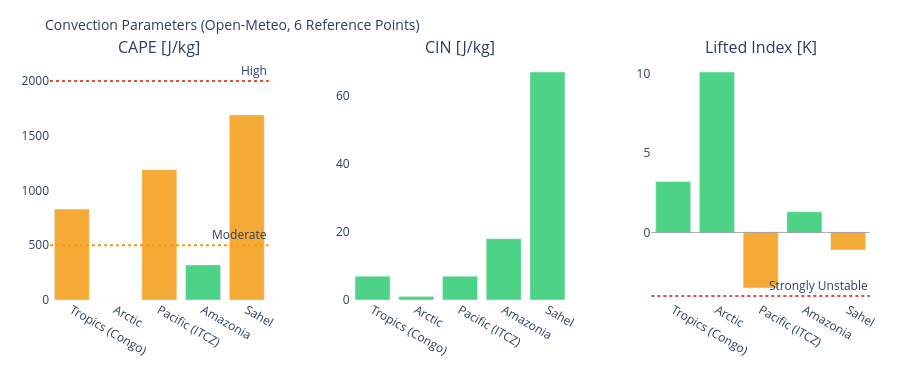

This figure's notebook cell:
### Markdown cell above
---
## 3. Visualizations

### Code cell
# ============================================================
# CAPE / CIN / LIFTED INDEX – Convection potential
# ============================================================

if not df_atm.empty:
    fig = make_subplots(
        rows=1, cols=3,
        subplot_titles=['CAPE [J/kg]', 'CIN [J/kg]', 'Lifted Index [K]'],
        horizontal_spacing=0.1
    )
    pts = df_atm['point'].tolist()
    pt_colors = ['#E85D24','#185FA5','#888780','#378ADD','#639922','#F2A623']

    # CAPE – höher = mehr Gewitterpotential
    cape_vals = df_atm['cape'].fillna(0).tolist()
    cape_colors = ['#e74c3c' if v > 2000 else '#f39c12' if v > 500 else '#2ecc71'
                   for v in cape_vals]
    fig.add_trace(go.Bar(x=pts, y=cape_vals, marker_color=cape_colors,
                         opacity=0.85, showlegend=False), row=1, col=1)
    fig.add_hline(y=2000, line_dash='dot', line_color='#e74c3c',
                  annotation_text='High', row=1, col=1)
    fig.add_hline(y=500,  line_dash='dot', line_color='#f39c12',
                  annotation_text='Moderate', row=1, col=1)

    # CIN – negativer = stärker gedeckelt (weniger Auslöse)
    cin_vals = df_atm['cin'].fillna(0).tolist()
    cin_colors = ['#e74c3c' if v < -200 else '#f39c12' if v < -50 else '#2ecc71'
                  for v in cin_vals]
    fig.add_trace(go.Bar(x=pts, y=cin_vals, marker_color=cin_colors,
                         opacity=0.85, showlegend=False), row=1, col=2)

    # Lifted Index – negativ = instabil
    li_vals = df_atm['li'].fillna(0).tolist()
    li_colors = ['#e74c3c' if v < -4 else '#f39c12' if v < 0 else '#2ecc71'
                 for v in li_vals]
    fig.add_trace(go.Bar(x=pts, y=li_vals, marker_color=li_colors,
                         opacity=0.85, showlegend=False), row=1, col=3)
    fig.add_hline(y=0, line_color='gray', line_width=0.7, row=1, col=3)
    fig.add_hline(y=-4, line_dash='dot', line_color='#e74c3c',
                  annotation_text='Strongly Unstable', row=1, col=3)

    fig.update_layout(
        title=dict(text='Convection Parameters (Open-Meteo, 6 Reference Points)', font=dict(size=14)),
        height=380, plot_bgcolor='rgba(0,0,0,0)', paper_bgcolor='rgba(0,0,0,0)',
        margin=dict(l=50, r=30, t=60, b=80)
    )
    fig.update_xaxes(tickangle=30)
    fig.show()

### Figure 1 — Plotly figure (JSON) as saved in the notebook; plotly's stock layout.template omitted (floating-point values rounded to 4 significant figures)
{"data": [{"marker": {"color": ["#f39c12", "#2ecc71", "#f39c12", "#2ecc71", "#f39c12"]}, "opacity": 0.85, "showlegend": false, "type": "bar", "x": ["Tropics (Congo)", "Arctic", "Pacific (ITCZ)", "Amazonia", "Sahel"], "xaxis": "x", "y": [830.0, 0.0, 1190.0, 320.0, 1690.0], "yaxis": "y"}, {"marker": {"color": ["#2ecc71", "#2ecc71", "#2ecc71", "#2ecc71", "#2ecc71"]}, "opacity": 0.85, "showlegend": false, "type": "bar", "x": ["Tropics (Congo)", "Arctic", "Pacific (ITCZ)", "Amazonia", "Sahel"], "xaxis": "x2", "y": [7.0, 1.0, 7.0, 18.0, 67.0], "yaxis": "y2"}, {"marker": {"color": ["#2ecc71", "#2ecc71", "#f39c12", "#2ecc71", "#f39c12"]}, "opacity": 0.85, "showlegend": false, "type": "bar", "x": ["Tropics (Congo)", "Arctic", "Pacific (ITCZ)", "Amazonia", "Sahel"], "xaxis": "x3", "y": [3.2, 10.1, -3.5, 1.3, -1.1], "yaxis": "y3"}], "layout": {"annotations": [{"font": {"size": 16}, "showarrow": false, "text": "CAPE [J/kg]", "x": 0.1333, "xanchor": "center", "xref": "paper", "y": 1.0, "yanchor": "bottom", "yref": "paper"}, {"font": {"size": 16}, "showarrow": false, "text": "CIN [J/kg]", "x": 0.5, "xanchor": "center", "xref": "paper", "y": 1.0, "yanchor": "bottom", "yref": "paper"}, {"font": {"size": 16}, "showarrow": false, "text": "Lifted Index [K]", "x": 0.8667, "xanchor": "center", "xref": "paper", "y": 1.0, "yanchor": "bottom", "yref": "paper"}, {"showarrow": false, "text": "High", "x": 1, "xanchor": "right", "xref": "x domain", "y": 2000, "yanchor": "bottom", "yref": "y"}, {"showarrow": false, "text": "Moderate", "x": 1, "xanchor": "right", "xref": "x domain", "y": 500, "yanchor": "bottom", "yref": "y"}, {"showarrow": false, "text": "Strongly Unstable", "x": 1, "xanchor": "right", "xref": "x3 domain", "y": -4, "yanchor": "bottom", "yref": "y3"}], "height": 380, "margin": {"b": 80, "l": 50, "r": 30, "t": 60}, "paper_bgcolor": "rgba(0,0,0,0)", "plot_bgcolor": "rgba(0,0,0,0)", "shapes": [{"line": {"color": "#e74c3c", "dash": "dot"}, "type": "line", "x0": 0, "x1": 1, "xref": "x domain", "y0": 2000, "y1": 2000, "yref": "y"}, {"line": {"color": "#f39c12", "dash": "dot"}, "type": "line", "x0": 0, "x1": 1, "xref": "x domain", "y0": 500, "y1": 500, "yref": "y"}, {"line": {"color": "gray", "width": 0.7}, "type": "line", "x0": 0, "x1": 1, "xref": "x3 domain", "y0": 0, "y1": 0, "yref": "y3"}, {"line": {"color": "#e74c3c", "dash": "dot"}, "type": "line", "x0": 0, "x1": 1, "xref": "x3 domain", "y0": -4, "y1": -4, "yref": "y3"}], "title": {"font": {"size": 14}, "text": "Convection Parameters (Open-Meteo, 6 Reference Points)"}, "xaxis": {"anchor": "y", "domain": [0.0, 0.2667], "tickangle": 30}, "xaxis2": {"anchor": "y2", "domain": [0.3667, 0.6333], "tickangle": 30}, "xaxis3": {"anchor": "y3", "domain": [0.7333, 1.0], "tickangle": 30}, "yaxis": {"anchor": "x", "domain": [0.0, 1.0]}, "yaxis2": {"anchor": "x2", "domain": [0.0, 1.0]}, "yaxis3": {"anchor": "x3", "domain": [0.0, 1.0]}}}
